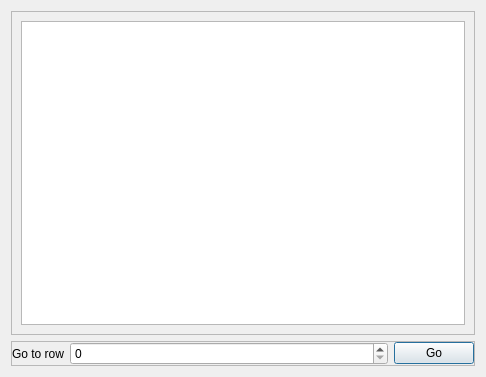
<?xml version="1.0" encoding="UTF-8"?>
<ui version="4.0">
 <class>Dialog</class>
 <widget class="QDialog" name="Dialog">
  <property name="geometry">
   <rect>
    <x>0</x>
    <y>0</y>
    <width>486</width>
    <height>377</height>
   </rect>
  </property>
  <property name="windowTitle">
   <string>Dialog</string>
  </property>
  <layout class="QVBoxLayout" name="verticalLayout">
   <item>
    <widget class="QScrollArea" name="scrollArea">
     <property name="widgetResizable">
      <bool>true</bool>
     </property>
     <widget class="QWidget" name="scrollAreaWidgetContents">
      <property name="geometry">
       <rect>
        <x>0</x>
        <y>0</y>
        <width>466</width>
        <height>325</height>
       </rect>
      </property>
      <layout class="QVBoxLayout" name="verticalLayout_2">
       <item>
        <widget class="QTableWidget" name="tableWidget">
         <property name="sizePolicy">
          <sizepolicy hsizetype="Expanding" vsizetype="Expanding">
           <horstretch>0</horstretch>
           <verstretch>0</verstretch>
          </sizepolicy>
         </property>
        </widget>
       </item>
      </layout>
     </widget>
    </widget>
   </item>
   <item>
    <widget class="QFrame" name="frame_14">
     <property name="frameShape">
      <enum>QFrame::Shape::StyledPanel</enum>
     </property>
     <property name="frameShadow">
      <enum>QFrame::Shadow::Raised</enum>
     </property>
     <layout class="QHBoxLayout" name="horizontalLayout_13" stretch="0,7,0">
      <property name="leftMargin">
       <number>0</number>
      </property>
      <property name="topMargin">
       <number>0</number>
      </property>
      <property name="rightMargin">
       <number>0</number>
      </property>
      <property name="bottomMargin">
       <number>0</number>
      </property>
      <item>
       <widget class="QLabel" name="label_5">
        <property name="text">
         <string>Go to row</string>
        </property>
       </widget>
      </item>
      <item>
       <widget class="QSpinBox" name="spinBox_2"/>
      </item>
      <item>
       <widget class="QPushButton" name="pushButton_7">
        <property name="text">
         <string>Go</string>
        </property>
       </widget>
      </item>
     </layout>
    </widget>
   </item>
  </layout>
 </widget>
 <resources/>
 <connections/>
</ui>
